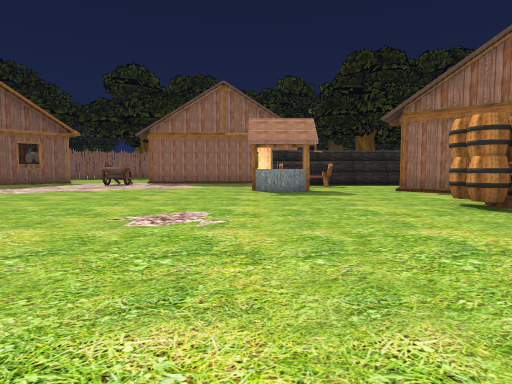
view 1 (above)

24 first-person views from a walk through a Unity game level. The camera is 1.2 m above the floor, tilts 4° down and sees 75° across. The floor is counted in squares, 2 m on a side. Each view is taken from the middle of a square. On the plan, view 1 faces up. The plan holds only what a view shows up to about 10 squares ahead; the rest is blank. The place goes on beyond the plan. Some animated figures are not drawn. Some surface patterns are stand-ins.

view 2
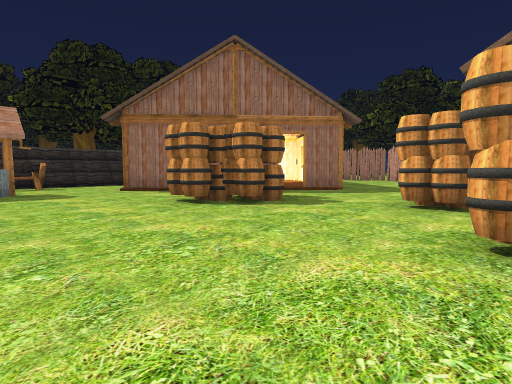

view 3
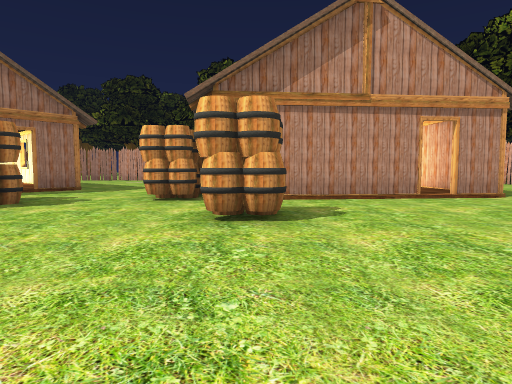

view 4
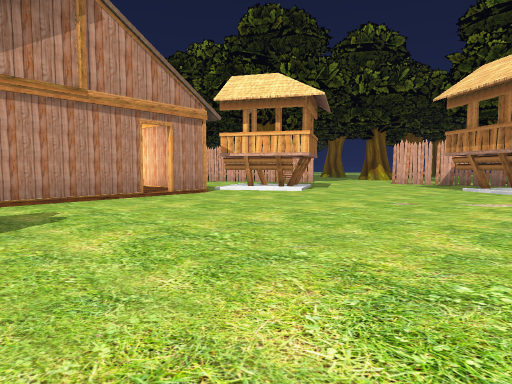

view 5
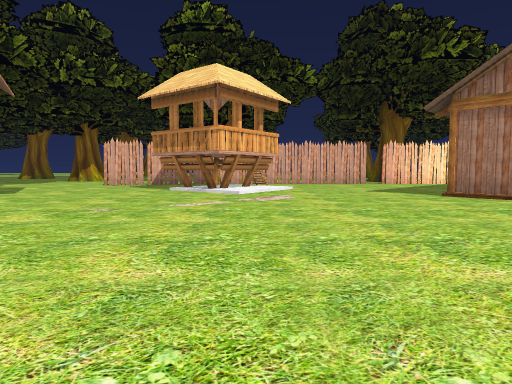

view 6
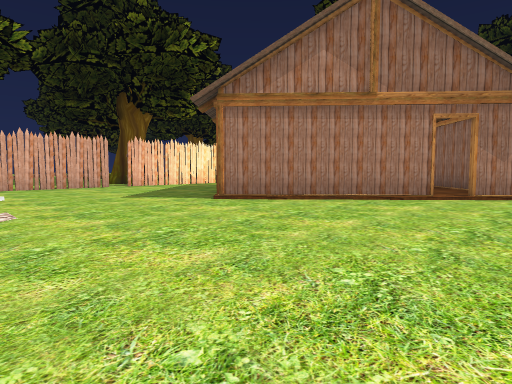

view 7
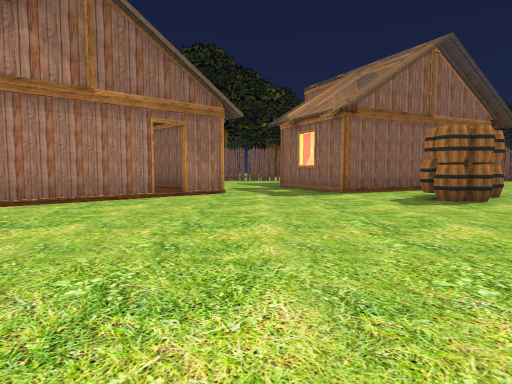

view 8
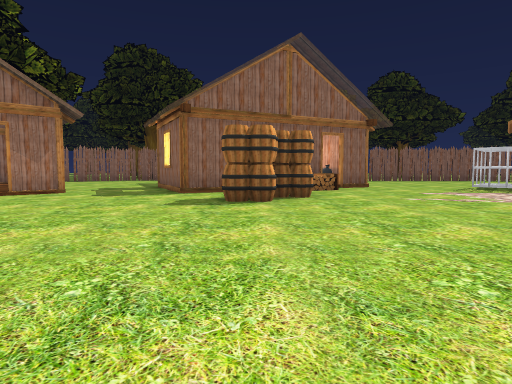

view 9
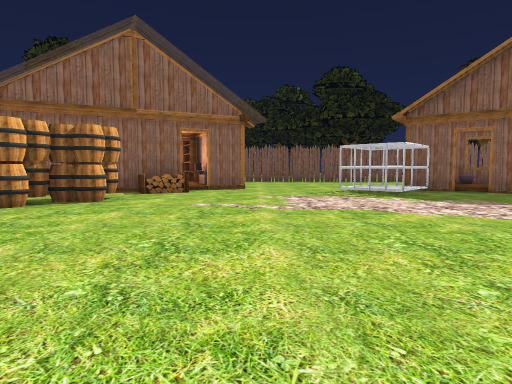

view 10
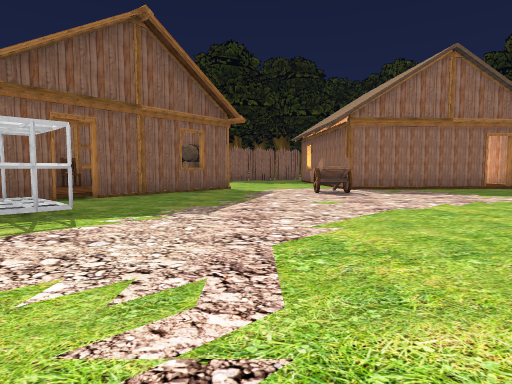

view 11
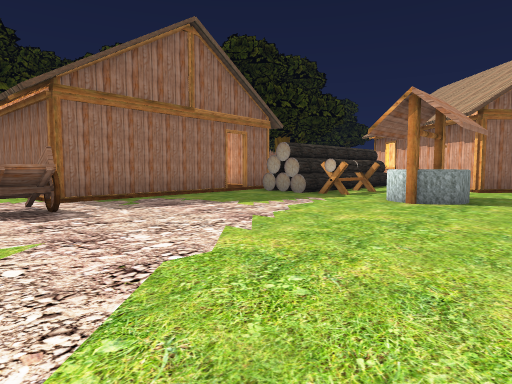

view 12
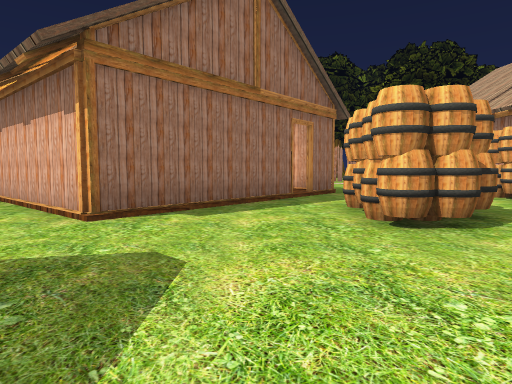

view 13
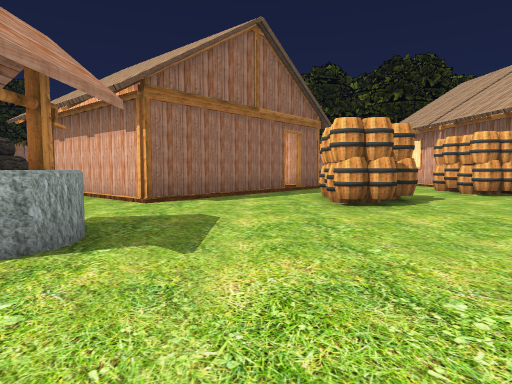

view 14
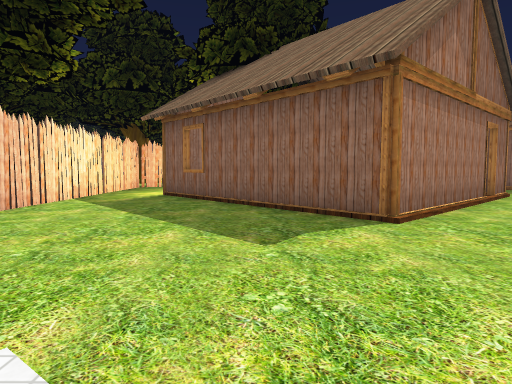

view 15
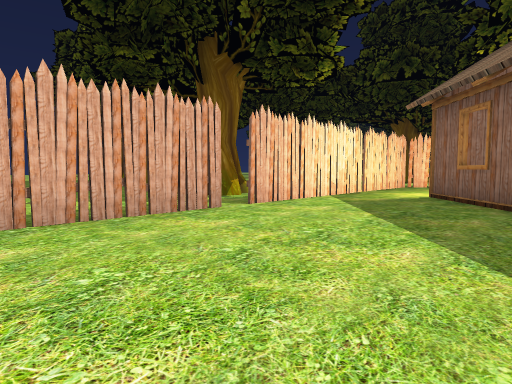

view 16
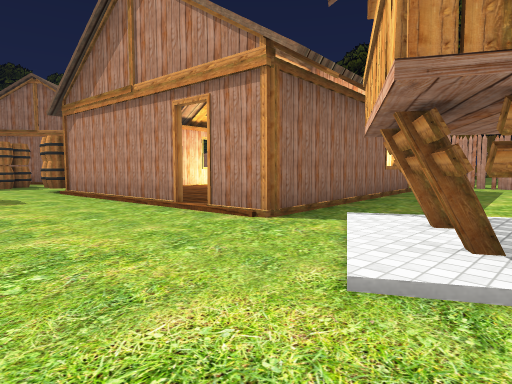

view 17
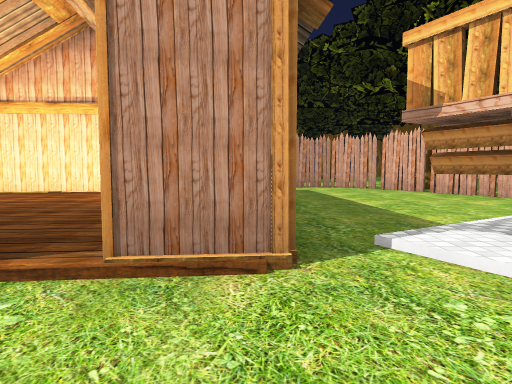

view 18
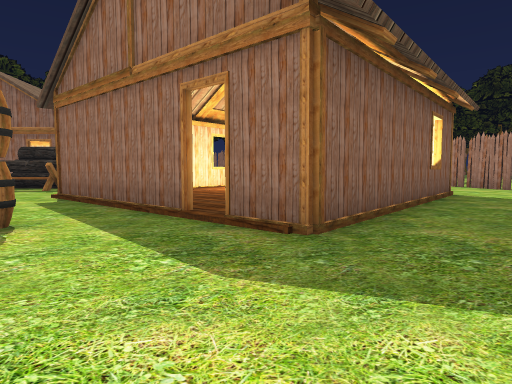

view 19
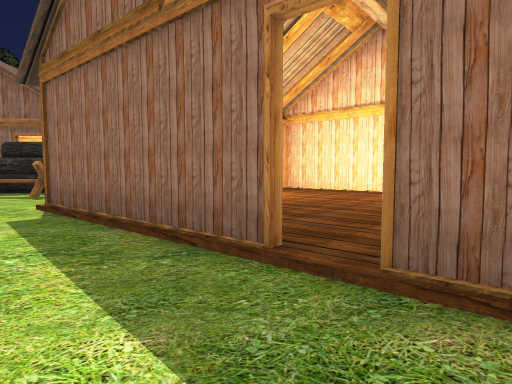

view 20
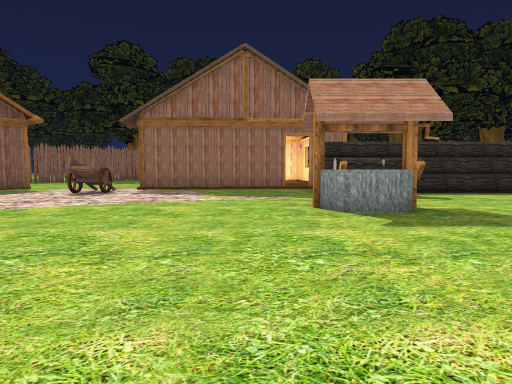

view 21
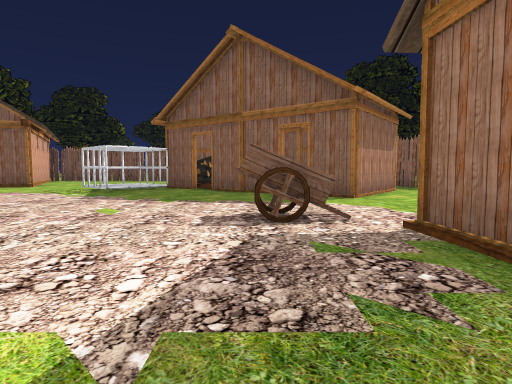

view 22
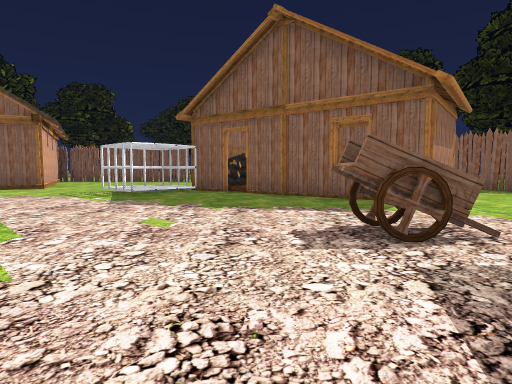

view 23
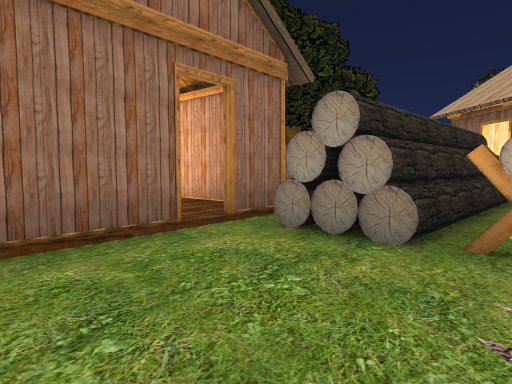

view 24
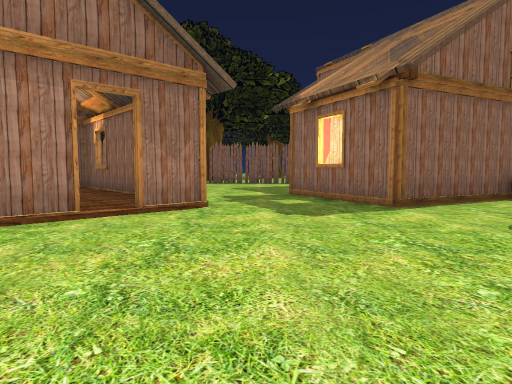

### Floor plan
Key: @ floor where view 1 was taken; # wall or solid block; . main floor; : floor 0.25 m higher than the main floor; / step, stairs or slope; = window, fence, low wall or low ledge; W well; H house; B barrel; T tree; F fence; A wagon; O other object.
Columns run from 12 left of view 1 to 15 right of it. Each row starts with its distance up from view 1.
 16   #..  HH    HH
 15   B#....H     H
 14 # BB#...HHHHHHH
 13 #  #...A.....#     HHH
 12    #...A.....#####HH HH   .F
 11   #..........OO..HH   H   .F
 10 OO...........W..HH      H..
  9  # .........WW..H      HH.
  8  OO..............HH    H..
  7 ..O...............HH  H..
  6 ...................HHHH.
  5 ...............BBB..HH..
  4  ...............BB.....
  3 =#....................
  2   OBB............BBB.
  1   #.BB............B HHHHH
  0    .........@..B..H     H
 -1 ## ...............H     H
 -2 ##................H     H
 -3 ..................H     H
 -4 ..HH..............H     H
 -5  HHHH.............HHHHHHH  F
 -6 HH  HH............//.......F
 -7 H    HH..........##/.......F
 -8       HH.........## /.....FF
 -9       H....//.....   ....FF
-10  H  HH.....:##.....    FF #T
-11  H HH...../###.....       T
-12   HH.......
-13 ...........
-14 FFFFFFFFFFFF

Positions as (right, up) in squares from view 1, and headings:
1: (0, 0), facing up
2: (0, 0), facing up-right
3: (-1, 0), facing right
4: (-1, 0), facing down-right
5: (-1, -1), facing down
6: (-1, -3), facing down-left
7: (-1, -3), facing left
8: (-1, 1), facing left
9: (-2, 5), facing left
10: (-7, 4), facing up
11: (-6, 7), facing up-right
12: (0, 7), facing right
13: (-2, 7), facing right
14: (-1, -10), facing left
15: (-2, -10), facing down-left
16: (3, -8), facing up-right
17: (4, -5), facing right
18: (8, 2), facing up
19: (7, 4), facing up
20: (-1, 4), facing up
21: (-1, 12), facing left
22: (-2, 11), facing left
23: (-2, 11), facing up-right
24: (-4, -3), facing left
